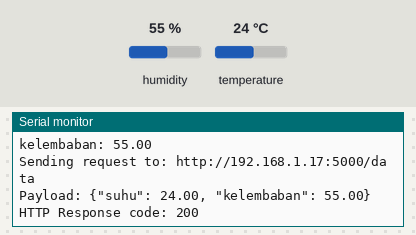
Bench run of a sketch on a simulated ESP32. Shown: the last lines printed to the serial monitor. The test bench sets the inputs (shaded band); at power-on: humidity 55 %, temperature 24 °C. WiFi joins after 1.5 s; servers stay silent unless stated; uploads are accepted with an empty reply.

Above: at 2.7 s.
2.8 s: humidity set to 22 %
At 7.0 s:
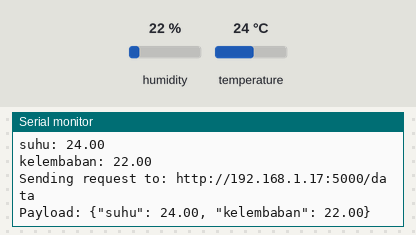
8.7 s: temperature set to 12 °C
At 13.8 s:
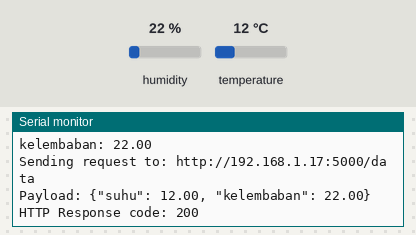
14.6 s: humidity set to 40 %
At 18.1 s:
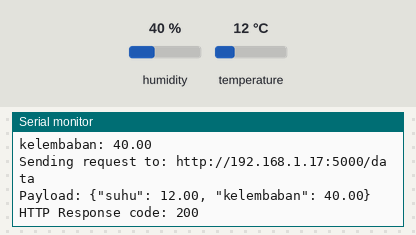
Timing chart, 0 to 19.6 s (numbered marks = the images above; inputs shaded):
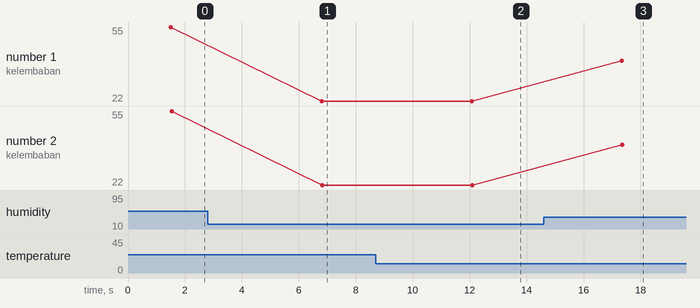

Measured:
- after the input at 2.8 s, the serial monitor: prints a new line after 4.0 s (image 1)
- after the input at 8.7 s, the serial monitor: prints a new line after 3.4 s (image 2)
- after the input at 14.6 s, the serial monitor: prints a new line after 2.7 s (image 3)
- plotted number 1: 55 → 22 after the input at 2.8 s, 22 → 40 after the input at 14.6 s
- plotted number 2: 55 → 22 after the input at 2.8 s, 22 → 40 after the input at 14.6 s

The sketch:

sensorDHT11.ino
```cpp
#include <WiFi.h>
#include <Adafruit_Sensor.h>
#include <DHT.h>
#include <HTTPClient.h>

const char* ssid = "Wokwi-GUEST";
const char* password = "";
const char* serverAddress = "http://192.168.1.17:5000/data";

#define DHTPIN 4      // Pin tempat sensor DHT22 terhubung
#define DHTTYPE DHT22 // Jenis sensor DHT yang digunakan

DHT dht(DHTPIN, DHTTYPE);

float getTemperature() {
  float suhu = dht.readTemperature(); // Membaca suhu dari sensor
  Serial.print("suhu: ");
  Serial.println(suhu);
  return suhu;
}

float getHumidity() {
  float kelembaban = dht.readHumidity(); // Membaca kelembaban dari sensor
  Serial.print("kelembaban: ");
  Serial.println(kelembaban);
  return kelembaban;
}

void postSensorData(){
  WiFiClient client;
  HTTPClient http;

  float suhu = getTemperature();
  float kelembaban = getHumidity();

  http.begin(client, serverAddress);
  http.addHeader("Content-Type", "application/json");

  String payload = "{\"suhu\": " + String(suhu) + ", \"kelembaban\": " + String(kelembaban) + "}";

  Serial.println("Sending request to: " + String(serverAddress));
  Serial.println("Payload: " + payload);

  int httpResponseCode = http.POST(payload);

  Serial.print("HTTP Response code: ");
  Serial.println(httpResponseCode);

  http.end();

  delay(5000);
}

void setup() {
  Serial.begin(9600);
  WiFi.mode(WIFI_STA);
  WiFi.begin(ssid, password);

  dht.begin();

  // Cek status koneksi
  while (WiFi.status() != WL_CONNECTED) {
    delay(500);
    Serial.print(".");
  }

  // Tampilkan pesan sukses
  Serial.println("");
  Serial.println("WiFi connected!");
}

void loop() {
  postSensorData();
}
```
